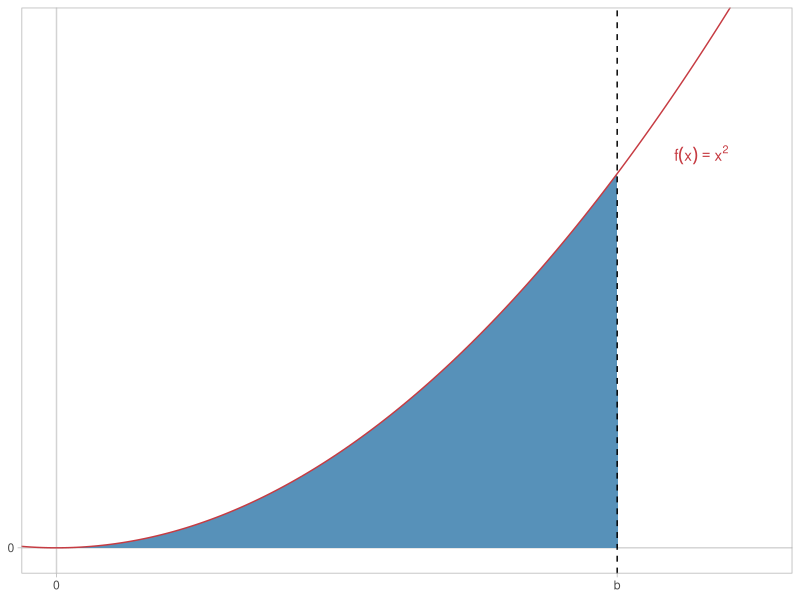
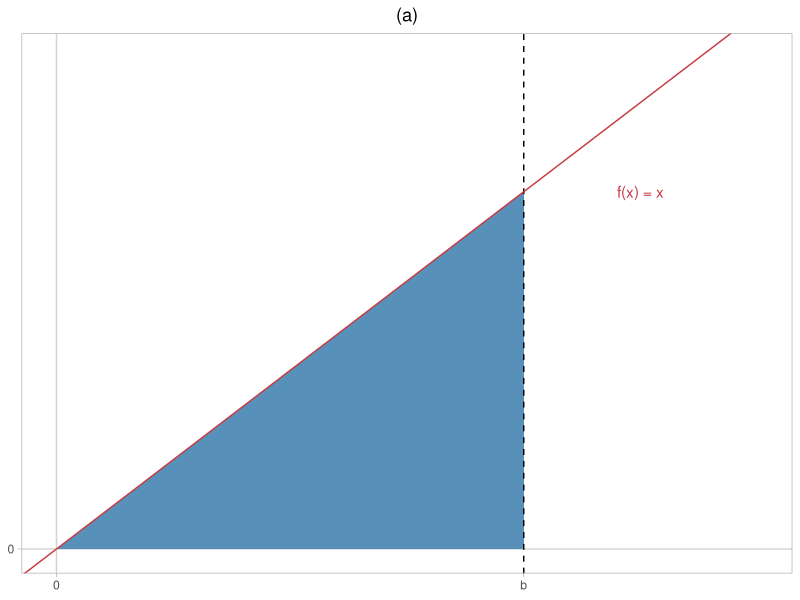
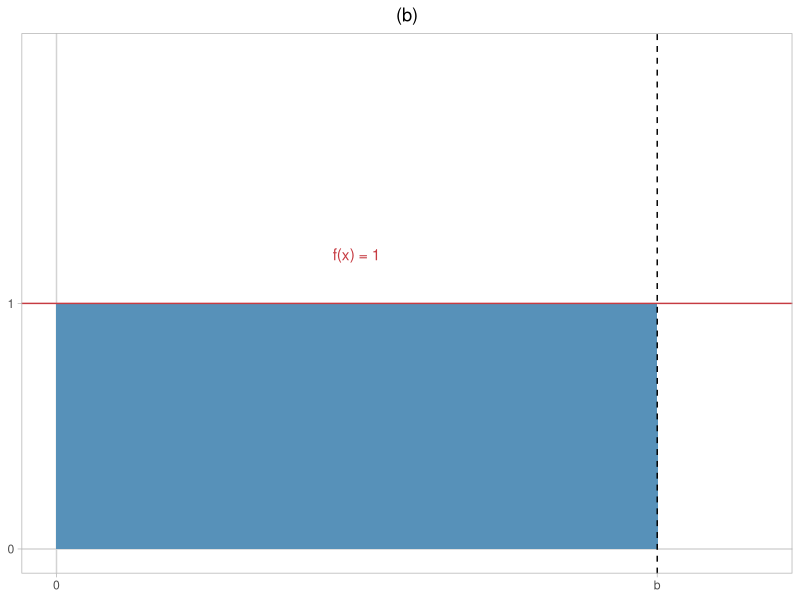
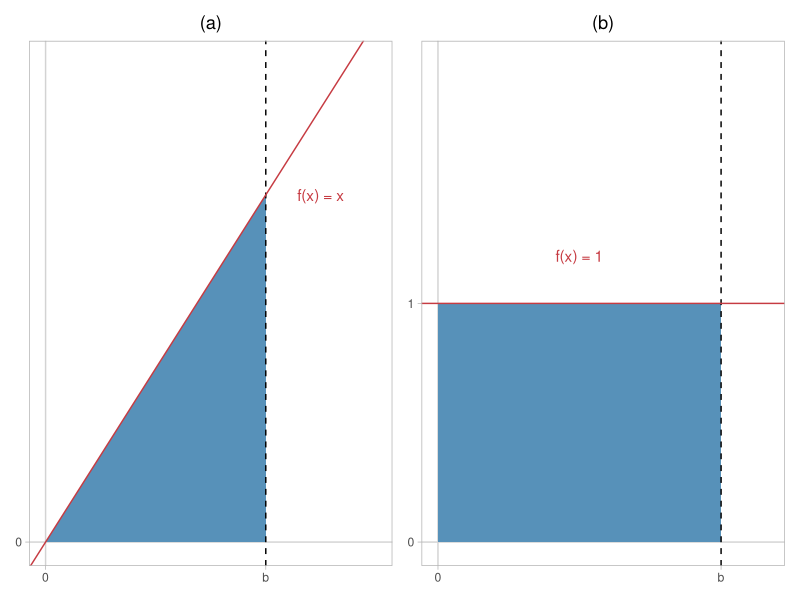

Recreate these plots in R, in order.
## ---- chunk 1
knitr::opts_chunk$set(echo = TRUE)
## ---- chunk 2
library(tidyr)
library(dplyr)
library(ggplot2)
library(patchwork)
## ---- chunk 3
right_riemann_fun <- function(a, b, n) {
  f_x <- function(x) (((x/2)-1.5)^3)+2
  
  fx_df <- tibble(
    x = seq(from = 0.71, to = 6, length.out = 200),
    f_x = f_x(x)
  )
  
  delta_x <- (b-a)/n
  i <- seq(from = 1, to = n, length.out = n)
  
  i_mid <- seq(from = 0, to = n-1, length.out = n)
  x_mid <- a + (delta_x*i_mid) + ((b-a)/(2*n))
  
  
  some_df <- tibble(
    delta_x,
    x = a + (delta_x*i),
    f_x = f_x(x)
  )
  
  some_df <- some_df %>% mutate(x_right = x+(x_mid-x))
  
  riemann_plot <- some_df %>% 
    ggplot(aes(y = f_x)) + 
    geom_vline(xintercept = 0, color = "lightgrey") + 
    geom_hline(yintercept = 0, color = "lightgrey") + 
    geom_col(
      aes(x = x_right),
      width = some_df$delta_x[1],
      color = "#5791b9",
      fill = "#abc6e1"
    ) + 
    geom_vline(xintercept = c(a, b), linetype = "dashed") + 
    geom_line(
      data = fx_df,
      aes(x = x, y = f_x),
      color = "#c63b42"
    ) + 
    list(
      if(n < 40) geom_point(aes(x = x))
    ) + 
    expand_limits(x = c(-0.5, 7), y = 0) + 
    scale_x_continuous(breaks = c(0, a, b), labels = c("0", "a", "b")) + 
    scale_y_continuous(breaks = 0) + 
    theme_light() + 
    theme(plot.title = element_text(hjust = 0.5),
          panel.grid = element_blank()) + 
    labs(x = NULL, y = NULL, title = paste0("n = ", n))
  
  return(riemann_plot)
}

area_under_curve <- 
  right_riemann_fun(a = 1, b = 5.72, n = 10) +
  right_riemann_fun(a = 1, b = 5.72, n = 55)
## ---- chunk 4
riemann_example_1 <- ggplot() + 
  geom_vline(xintercept = 0, color = "lightgrey") + 
  geom_hline(yintercept = 0, color = "lightgrey") + 
  geom_area(
    data = tibble(x = seq(from = 0, to = 2, length.out = 200), f_x = x^2),
    aes(x = x, y = f_x),
    fill = "#5791b9"
  ) + 
  geom_vline(xintercept = 2, linetype = "dashed") + 
  geom_line(
    data = tibble(x = seq(from = -0.5, to = 2.5, length.out = 200), f_x = x^2),
    aes(x = x, y = f_x),
    color = "#c63b42"
  ) + 
  annotate(geom = "text", x = 2.3, y = 4.2, label = "f(x) == x^2",
           parse = TRUE, color = "#c63b42") + 
  coord_cartesian(xlim = c(0, 2.5), ylim = c(0, 5.5)) + 
  scale_x_continuous(breaks = c(0, 2), labels = c("0", "b")) + 
  scale_y_continuous(breaks = 0) + 
  theme_light() + 
  theme(panel.grid = element_blank()) + 
  labs(x = NULL, y = NULL)

riemann_example_1
## ---- chunk 5
riemann_example_2_a <- ggplot() + 
  geom_vline(xintercept = 0, color = "lightgrey") + 
  geom_hline(yintercept = 0, color = "lightgrey") + 
  geom_area(
    data = tibble(x = seq(from = 0, to = 4, length.out = 200), f_x = x),
    aes(x = x, y = f_x),
    fill = "#5791b9"
  ) + 
  geom_vline(xintercept = 4, linetype = "dashed") + 
  geom_line(
    data = tibble(x = seq(from = -1, to = 6, length.out = 200), f_x = x),
    aes(x = x, y = f_x),
    color = "#c63b42"
  ) + 
  annotate(
    geom = "text", x = 5, y = 4, label = "f(x) = x", color = "#c63b42"
  ) + 
  coord_cartesian(xlim = c(0, 6), ylim = c(0, 5.5)) + 
  scale_x_continuous(breaks = c(0, 4), labels = c("0", "b")) + 
  scale_y_continuous(breaks = 0) + 
  theme_light() + 
  theme(panel.grid = element_blank(),
        plot.title = element_text(hjust = 0.5)) + 
  labs(x = NULL, y = NULL, title = "(a)")

riemann_example_2_a
## ---- chunk 6
riemann_example_2_b <- tibble(
  x = seq(from = 0, to = 3, length.out = 200), f_x = 1
  ) %>% 
  ggplot(aes(x = x, y = f_x)) + 
  geom_vline(xintercept = 0, color = "lightgrey") + 
  geom_hline(yintercept = 0, color = "lightgrey") + 
  geom_area(fill = "#5791b9") + 
  geom_vline(xintercept = 3, linetype = "dashed") + 
  geom_hline(yintercept = 1, color = "#c63b42") +
  annotate(
    geom = "text", x = 1.5, y = 1.2, label = "f(x) = 1", color = "#c63b42"
  ) + 
  coord_cartesian(xlim = c(0, 3.5), ylim = c(0, 2)) + 
  scale_x_continuous(breaks = c(0, 3), labels = c("0", "b")) + 
  scale_y_continuous(breaks = c(0, 1)) + 
  theme_light() + 
  theme(panel.grid = element_blank(),
        plot.title = element_text(hjust = 0.5)) + 
  labs(x = NULL, y = NULL, title = "(b)")

riemann_example_2_b
## ---- chunk 7
riemann_example_2 <- (riemann_example_2_a+riemann_example_2_b)

riemann_example_2
